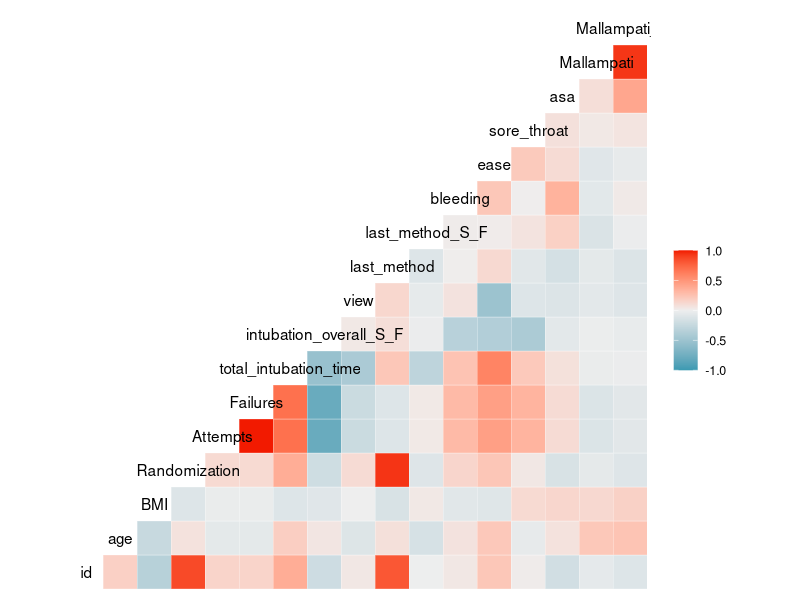
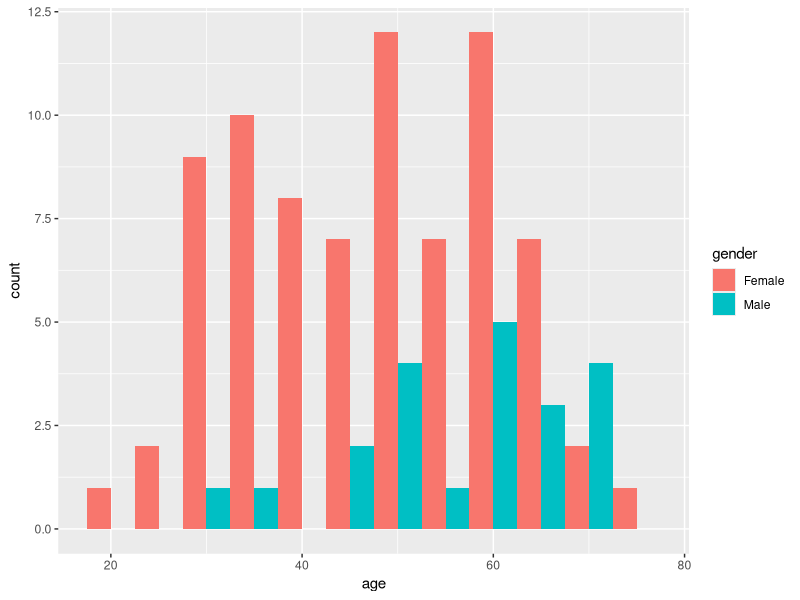
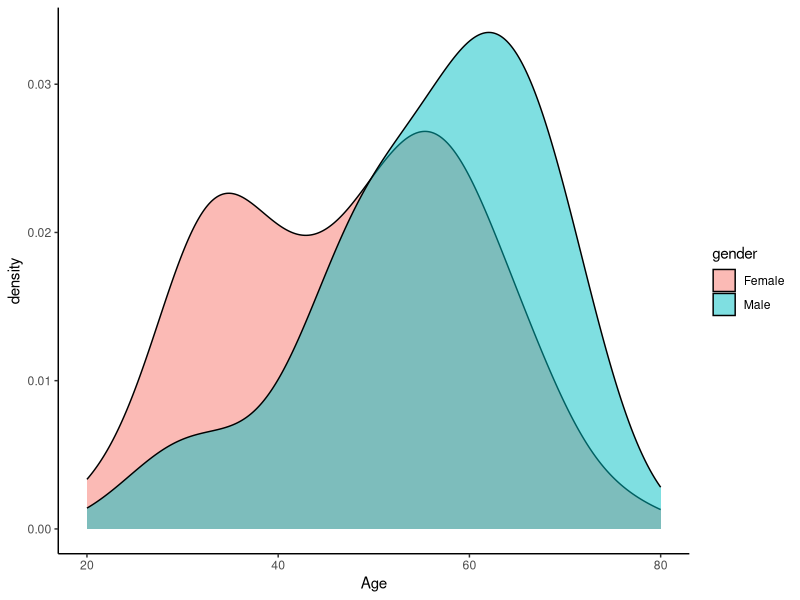
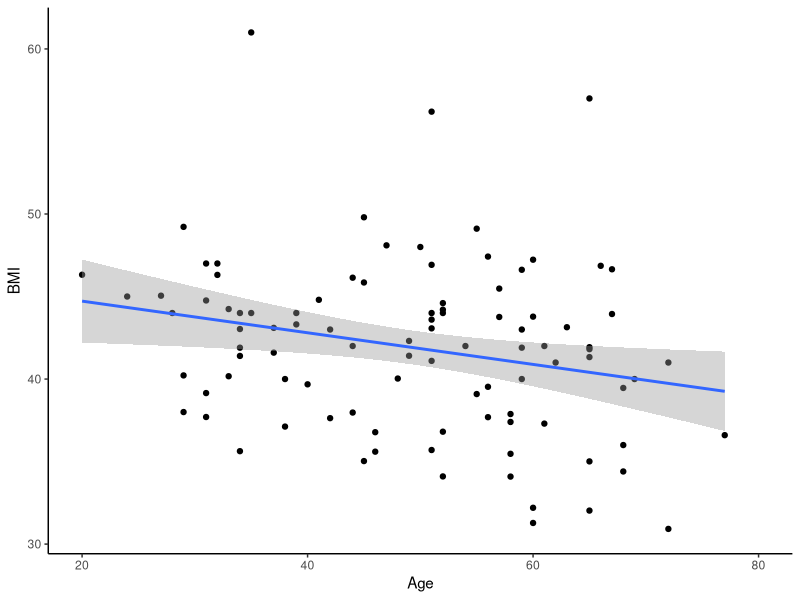
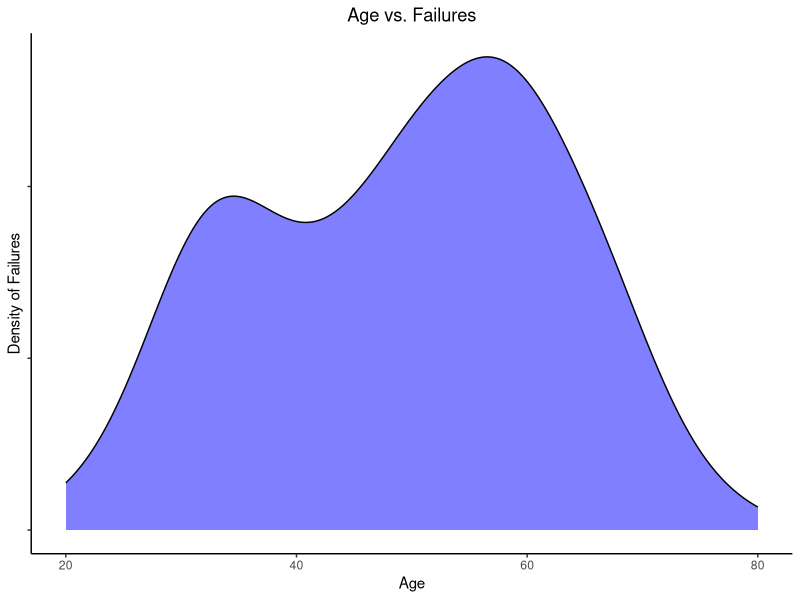

Generate these figures, in order, with R:
## ---- chunk 1
library(tidyverse)
library(here)
library(GGally)

here()
data <- read_delim(here("Data", "exam_data.txt")) #Assigning the dataset to an object "data".
data

## ---- chunk 2
tidy_data <- data %>% rename(BMI = "BMI kg/m2", # Renaming columns 
                Attempts = "# attempts",
                Failures = "# failures") %>% 
  distinct() %>% # Removing duplicates
  pivot_wider(names_from = difficulties_intubating_feature, 
              values_from = difficulties_intubating_value) %>% 
  # Creating three new columns by pivoting wider 
  separate(col = last_method_S_F,
           into = c("last_method", "last_method_S_F"),
           sep = "_") %>% # Splitting the last_method_S_F column into two different columns
  mutate(last_method_S_F = as.double(last_method_S_F),
         last_method = as.double(last_method)) #Converting these two columns to numeric columns as they were turned into character columns when splitting them
  
## ---- chunk 3
data2 <- tidy_data %>% select(-c(month, year)) # Removing the columns month and year 
 
## ---- chunk 4
ad_df <- read_delim(here("Data", "exam_data_join.txt")) # Importing the additional dataset and assigning it to an object
## ---- chunk 5
joined_df <- data2 %>% 
  left_join(ad_df, by = "id") %>%  # Deciding to join the original dataframe to the ad_df by the column "id" as this is present in both datasets
  distinct() %>% # Removing duplicates
 mutate(gender = if_else(gender == 0, "Female", "Male"), # Could also have used the function case_when like this: mutate(gender =case_when(gender == "0" ~ "Female", gender == "1" ~ "Male"))
        Mallampati_asa = (asa*Mallampati), # Adding a column multiplicating the columns asa and Mallampati ) # Changing the column gender to character observations
        Ease_quartile = cut(ease, breaks = 4), # Creating a new column with quartile-values for the ease-column 
        Method_check = if_else(last_method == Randomization, "True", "False")) %>%  # Creating a new column that checks whether the column "last method" contains the same values as the column "Randomization) 

  select(id, gender, age, everything()) %>%  #Changing the order of the columns so that id, gender and age is at the beginning of the dataset. 
  arrange(id) #%>%  # The id's in our dataset are already in increasing order

## ---- chunk 6
joined_df %>% summarise(across(everything(), ~sum(is.na(.)))) # There are 2 missing values for BMI,  1 for sore_throat, 1 for mallampati and 1 for mallampati_asa
## ---- chunk 7
joined_df %>% 
  group_by(gender) %>% 
  summarise(
    min_total_intubation_time = min(total_intubation_time, na.rm = T),  #It is possible to use na.rm = T instead of writing TRUE (it does the same)
    max_total_intubation_time = max(total_intubation_time, na.rm = T),
    mean_total_intubation_time = mean(total_intubation_time, na.rm = T),
    sd_total_intubation_time = sd(total_intubation_time, na.rm = T))
## ---- chunk 8
joined_df %>% 
  group_by(gender) %>% 
  filter(BMI <= 40) %>% 
   summarise(
    min_total_intubation_time = min(total_intubation_time, na.rm = T),
    max_total_intubation_time = max(total_intubation_time, na.rm = T),
    mean_total_intubation_time = mean(total_intubation_time, na.rm = T),
    sd_total_intubation_time = sd(total_intubation_time, na.rm = T))
## ---- chunk 9
joined_df %>% 
  group_by(Randomization) %>% 
  filter(gender == "Female") %>% 
   summarise(
    min_total_intubation_time = min(total_intubation_time, na.rm = T),
    max_total_intubation_time = max(total_intubation_time, na.rm = T),
    mean_total_intubation_time = mean(total_intubation_time, na.rm = T),
    sd_total_intubation_time = sd(total_intubation_time, na.rm = T))
## ---- chunk 10
joined_df %>% 
  group_by(Attempts) %>% 
  filter(age > 45) %>% 
   summarise(
    min_total_intubation_time = min(total_intubation_time, na.rm = T),
    max_total_intubation_time = max(total_intubation_time, na.rm = T),
    mean_total_intubation_time = mean(total_intubation_time, na.rm = T),
    sd_total_intubation_time = sd(total_intubation_time, na.rm = T))
## ---- chunk 11
joined_df %>% 
  group_by(Failures) %>% 
  filter(Mallampati >= 2) %>% 
   summarise(
    min_total_intubation_time = min(total_intubation_time, na.rm = T),
    max_total_intubation_time = max(total_intubation_time, na.rm = T),
    mean_total_intubation_time = mean(total_intubation_time, na.rm = T),
    sd_total_intubation_time = sd(total_intubation_time, na.rm = T))
## ---- chunk 12
CC_table <- joined_df %>%
  count(gender, Attempts)
## ---- chunk 13
joined_df%>%
  ggcorr() #creating heat map to compare all variables and see trends of correlations

## ---- chunk 14
ggplot(joined_df, aes(x = age, fill = gender)) +
  geom_histogram(binwidth = 5, position = "dodge") # Histogram of age depending on gender

joined_df %>% 
  ggplot(aes(x = age, fill = gender)) + geom_density(alpha = 0.5) + theme(panel.grid.major = element_blank(), panel.grid.minor = element_blank(),
panel.background = element_blank(), axis.line = element_line(colour = "black")) + scale_x_continuous(name = "Age",limits = c(20,80))   # Density plot of the age distribution depending on gender. We removed the grey background and the major and minor grids. We set the colour of the axis to black. We set the x-axis limit from 20 to 80.

## ---- chunk 15
joined_df %>% 
  ggplot(aes(x = age, y = BMI)) + geom_point() + geom_smooth(method = "lm") + theme(panel.grid.major = element_blank(), panel.grid.minor = element_blank(),
panel.background = element_blank(), axis.line = element_line(colour = "black")) + scale_x_continuous(name = "Age",limits = c(20,80))    # Checking if age and BMI have a linear relationship by adding geom_smooth (adds a regression line) to a scatterplot. Also removed the grey background and the grids. We set the x-asis limit from 20 to 80. 
## ---- chunk 16
#creating a density plot

joined_df %>% 
  ggplot(aes(x = age, fill = Failures)) + 
  geom_density(alpha = 0.5,fill= "blue") + # Made the space underneath the                                               # plot blue
  labs(title = "Age vs. Failures") + 
  ylab("Density of Failures") + 
  theme(plot.title = element_text(hjust = 0.5 ), 
        axis.text.y = element_blank()
        ) + 
  scale_x_continuous(name = "Age", limits = c(20,80)) +
  theme(panel.grid.major = element_blank(), panel.grid.minor = element_blank(), panel.background = element_blank(), axis.line = element_line(colour = "black")
  )
#the background color and grid to make the plot easier to look at. The axes were renamed and the limits of the x axis were set to 20-80 in order to make the plot cleaner. Axis line colors were set to black for increased contrast.
